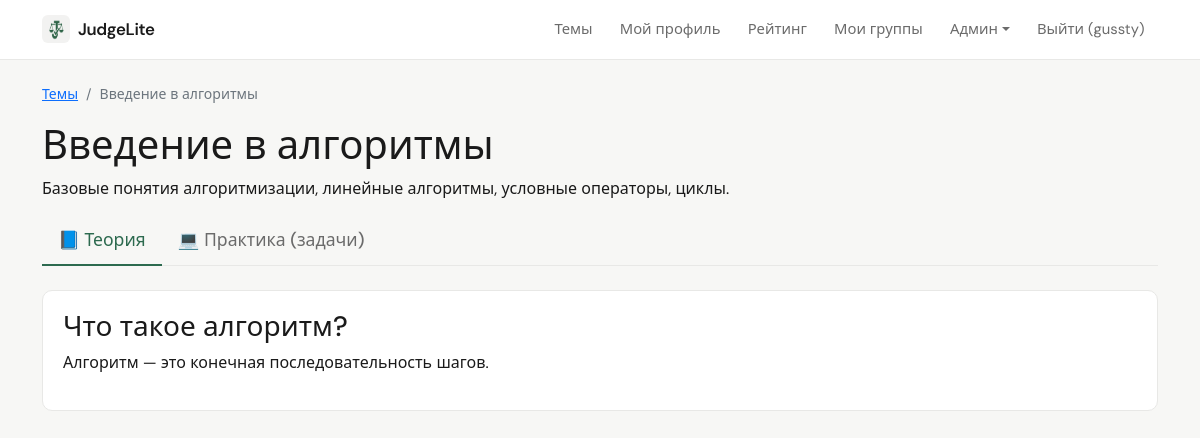
Screenshot of /topic/1 (signed in) with the database file from the repository.
### data/users.py (models this page shows, shortened)
class User(SqlAlchemyBase, UserMixin, SerializerMixin):
    __tablename__ = 'users'
    id = sqlalchemy.Column(sqlalchemy.Integer, primary_key=True, autoincrement=True)
    name = sqlalchemy.Column(sqlalchemy.String, nullable=True)
    about = sqlalchemy.Column(sqlalchemy.String, nullable=True)
    email = sqlalchemy.Column(sqlalchemy.String, index=True, unique=True, nullable=True)
    hashed_password = sqlalchemy.Column(sqlalchemy.String, nullable=True)
    created_date = sqlalchemy.Column(sqlalchemy.DateTime, default=datetime.datetime.now)
    is_admin = sqlalchemy.Column(sqlalchemy.Boolean, default=False)
    is_super_admin = sqlalchemy.Column(sqlalchemy.Boolean, default=False)
    avatar_filename = sqlalchemy.Column(sqlalchemy.String, nullable=True)  # новое поле
    submissions = orm.relationship("Submission", back_populates="user")

### data/topics.py (models this page shows)
class Topic(SqlAlchemyBase):
    __tablename__ = 'topics'
    id = sqlalchemy.Column(sqlalchemy.Integer, primary_key=True, autoincrement=True)
    title = sqlalchemy.Column(sqlalchemy.String, nullable=False)
    description = sqlalchemy.Column(sqlalchemy.Text, nullable=True)
    order = sqlalchemy.Column(sqlalchemy.Integer, default=0)
    theory = sqlalchemy.Column(sqlalchemy.Text, nullable=True)
    created_by = sqlalchemy.Column(sqlalchemy.Integer, sqlalchemy.ForeignKey("users.id"), nullable=True)
    is_system = sqlalchemy.Column(sqlalchemy.Boolean, default=False)
    created_at = sqlalchemy.Column(sqlalchemy.DateTime, default=datetime.datetime.now)
    tasks = orm.relationship("Task", back_populates="topic")

### app.py (the view)
@app.route('/topic/<int:topic_id>')
def tasks_by_topic(topic_id):
    with db_session.session_scope() as session:
        topic = session.query(Topic).get(topic_id)
        if not topic:
            flash('Тема не найдена', 'danger')
            return redirect(url_for('topics_list'))
        tasks = session.query(Task).filter(Task.topic_id == topic_id).all()
        task_status = {}
        if current_user.is_authenticated:
            task_ids = [t.id for t in tasks]
            subs = session.query(Submission).filter(
                Submission.user_id == current_user.id,
                Submission.task_id.in_(task_ids)
            ).all()
            for tid in task_ids:
                task_subs = [s for s in subs if s.task_id == tid]
                if any(s.status == 'OK' for s in task_subs):
                    task_status[tid] = 'solved'
                elif task_subs:
                    task_status[tid] = 'attempted'
                else:
                    task_status[tid] = 'none'
        return render_template('tasks.html', topic=topic, tasks=tasks, task_status=task_status)

### app.py (called while the page is built)
@login_manager.user_loader
def load_user(user_id):
    session = db_session.create_session()
    user = session.get(User, int(user_id))
    if user:
        _ = user.is_admin
        _ = user.is_super_admin
    session.close()
    return user

@app.context_processor
def inject_user():
    return dict(current_user=current_user)

### data/db_session.py (called while the page is built)
def create_session() -> Session:
    global __factory
    return __factory()

@contextmanager
def session_scope():
    session = create_session()
    try:
        yield session
        session.commit()
    except Exception:
        session.rollback()
        raise
    finally:
        session.close()

### templates/tasks.html (shortened to what this page needs)
{% extends "base.html" %}
{% block content %}
<nav aria-label="breadcrumb">
    <ol class="breadcrumb">
        <li class="breadcrumb-item"><a href="{{ url_for('topics_list') }}">Темы</a></li>
        <li class="breadcrumb-item active">{{ topic.title }}</li>
    </ol>
</nav>
<h1>{{ topic.title }}</h1>
<p>{{ topic.description }}</p>
<ul class="nav nav-tabs mb-4" id="topicTabs" role="tablist">
    <li class="nav-item" role="presentation">
        <button class="nav-link active" id="theory-tab" data-bs-toggle="tab" data-bs-target="#theory" type="button" role="tab" aria-controls="theory" aria-selected="true">
            📘 Теория
        </button>
    </li>
    <li class="nav-item" role="presentation">
        <button class="nav-link" id="practice-tab" data-bs-toggle="tab" data-bs-target="#practice" type="button" role="tab" aria-controls="practice" aria-selected="false">
            💻 Практика (задачи)
        </button>
    </li>
</ul>
<div class="tab-content" id="topicTabsContent">
    <div class="tab-pane fade show active" id="theory" role="tabpanel" aria-labelledby="theory-tab">
        {% if topic.theory %}
            <div class="card app-card">
                <div class="card-body">
                    {{ topic.theory|safe }}
                </div>
            </div>
        {% else %}
            <div class="alert alert-info">
                Теория по этой теме пока не добавлена. Следите за обновлениями!
            </div>
        {% endif %}
    </div>
</div>
{% endblock %}

### templates/base.html (shortened to what this page needs)
<!doctype html>
<html lang="ru">
<head>
    <link href="https://cdn.jsdelivr.net/npm/bootstrap@5.0.2/dist/css/bootstrap.min.css" rel="stylesheet">
    <link href="{{ url_for('static', filename='app.css') }}" rel="stylesheet">
</head>
<body class="app-body {% block body_class %}{% endblock %}">
    <nav class="navbar navbar-expand-lg app-navbar">
        <div class="container">
            <a class="navbar-brand d-flex align-items-center gap-2" href="{{ url_for('index') }}">
                <img src="{{ url_for('static', filename='judgelite-mark.png') }}" alt="" class="app-brand-mark" width="28" height="28">
                <span>JudgeLite</span>
            </a>
            <div class="collapse navbar-collapse" id="navbarNav">
                <ul class="navbar-nav ms-auto">
                    <li class="nav-item"><a class="nav-link" href="{{ url_for('topics_list') }}">Темы</a></li>
                    {% if current_user.is_authenticated %}
                        <li class="nav-item"><a class="nav-link" href="{{ url_for('profile') }}">Мой профиль</a></li>
                        <li class="nav-item"><a class="nav-link" href="{{ url_for('rating') }}">Рейтинг</a></li>
                        <li class="nav-item"><a class="nav-link" href="{{ url_for('my_groups') }}">Мои группы</a></li>
                        {% if current_user.is_admin %}
                            <li class="nav-item dropdown">
                                <a class="nav-link dropdown-toggle" href="#" id="adminDropdown" role="button" data-bs-toggle="dropdown">Админ</a>
                            </li>
                        {% endif %}
                        <li class="nav-item"><a class="nav-link" href="{{ url_for('logout') }}">Выйти ({{ current_user.name }})</a></li>
                    {% else %}
                        <li class="nav-item"><a class="nav-link" href="{{ url_for('login') }}">Войти</a></li>
                        <li class="nav-item"><a class="nav-link" href="{{ url_for('register') }}">Регистрация</a></li>
                    {% endif %}
                </ul>
            </div>
        </div>
    </nav>
    <div class="container mt-4" style="padding-bottom: 80px;">
        {% block content %}{% endblock %}
    </div>
</body>
</html>

### static/app.css (style rules this page uses)
:root { --app-bg: #f7f7f5; --app-surface: #ffffff; --app-text: #1a1a1a; --app-muted: #6b6b6b; --app-border: #e8e8e6; --app-accent: #2d6a4f; --app-accent-hover: #1b4332; --app-radius: 10px; --app-font: "DM Sans", system-ui, -apple-system, "Segoe UI", Roboto, sans-serif; --chart-grid: rgba(0, 0, 0, 0.06); --chart-muted: #6b6b6b; --chart-donut-border: #ffffff; }
.app-brand-mark { border-radius: 6px; flex-shrink: 0; }
.app-body { font-family: var(--app-font); background-color: var(--app-bg); color: var(--app-text); min-height: 100vh; -webkit-font-smoothing: antialiased; }
.app-body .container.mt-4 { padding-bottom: 5rem !important; }
.app-navbar { background: var(--app-surface) !important; border-bottom: 1px solid var(--app-border) !important; padding-top: 0.65rem; padding-bottom: 0.65rem; }
.app-navbar .navbar-brand { font-weight: 600; letter-spacing: -0.02em; color: var(--app-text) !important; font-size: 1.05rem; }
.app-navbar .nav-link { color: var(--app-muted) !important; font-size: 0.925rem; padding: 0.5rem 0.85rem !important; border-radius: 6px; transition: color 0.15s ease, background 0.15s ease; }
.app-card { background: var(--app-surface); border: 1px solid var(--app-border); border-radius: var(--app-radius); box-shadow: none; }
.app-card .card-body { padding: 1.15rem 1.25rem; }
.app-body .breadcrumb { font-size: 0.875rem; }
.app-body .nav-tabs { border-bottom-color: var(--app-border); }
.app-body .nav-tabs .nav-link { color: var(--app-muted); border: none; border-bottom: 2px solid transparent; border-radius: 0; padding: 0.65rem 1rem; }
.app-body .nav-tabs .nav-link.active { color: var(--app-accent); background: transparent; border-color: transparent transparent var(--app-accent) transparent; font-weight: 500; }
.app-body .card { border: 1px solid var(--app-border); border-radius: var(--app-radius); box-shadow: none; }

### templates/tasks.html (style rules this page uses)
.nav-tabs .nav-link { font-size: 1.1rem; font-weight: 500; }

### rows the page displays
User: name "gussty"
Topic: title "Введение в алгоритмы", description "Базовые понятия алгоритмизации, линейные алгоритмы, условные операторы, циклы.", theory "Что такое алгоритм? Алгоритм — это конечная последовательность шагов."
